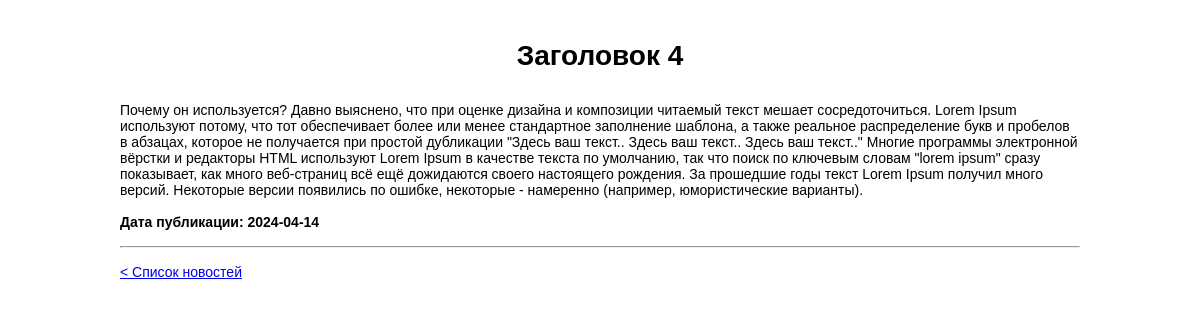
/reviews/4, run on an earlier commit of the app's database.
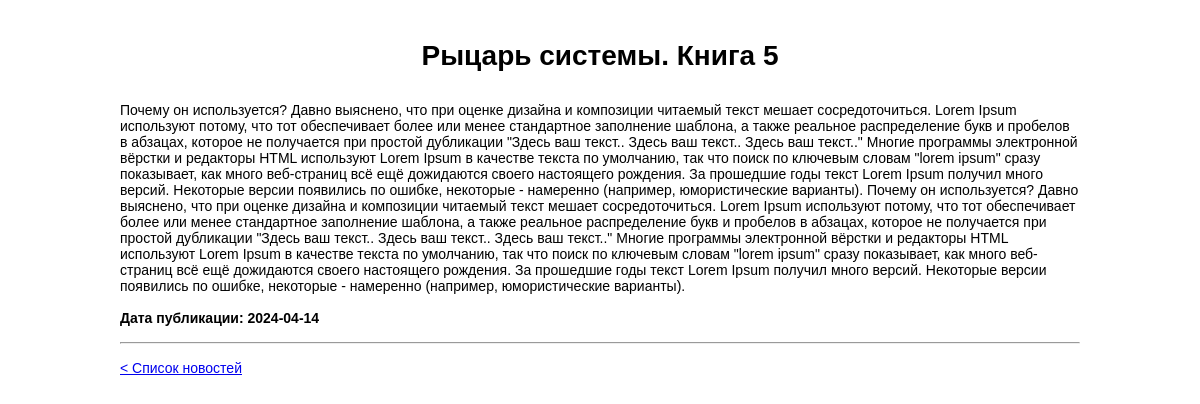
And on a later commit of the database.
### models.py (models this page shows)
class Review(db.Model):
    __tablename__ = 'reviews'
    id = db.Column(db.Integer, primary_key=True)
    title = db.Column(db.String(100), nullable=False)
    content = db.Column(db.Text, nullable=False)
    date = db.Column(db.Date, nullable=False)
    user_id = db.Column(db.Integer, db.ForeignKey('users.id'), nullable=False)

### app.py (the view)
@app.route('/reviews/<int:review_id>')
def get_post(review_id):
    review = Review.query.get_or_404(review_id)
    return render_template('single-review.html', review=review)

### templates/single-review.html (shortened to what this page needs)
{% extends "base.html" %}
{% block content %}
    <h1>{{ review.title }}</h1>
    <div>{{ review.content }}</div>
    <br>
    <div><b>Дата публикации: {{ review.date }}</b></div>
    <br>
    <hr>
    <br>
    <a href="/">< Список новостей</a>
    <br>
    <br>
    <br>
{% endblock %}

What changed in the data, as far as the page shows it:
changed Review: title "Заголовок 4" → "Рыцарь системы. Книга 5"; content "…намеренно (например, юмористические варианты)." → "…намеренно (например, юмористические варианты). Почему он используется? Давно выяснено, что при оценке дизайна и композиции читаемый текст мешает сосредоточиться. Lorem Ipsum используют потому, что тот обеспечивает более или менее стандартное заполнение шаблона, а также реальное распределение букв и пробелов в абзацах, которое не получается при простой дубликации \"Здесь ваш текст.. Здесь ваш текст.. Здесь ваш текст..\" Многие программы электронной вёрстки и редакторы HTML используют Lorem Ipsum в качестве текста по умолчанию, так что поиск по ключевым словам \"lorem ipsum\" сразу показывает, как много веб-страниц всё ещё дожидаются своего настоящего рождения. За прошедшие годы текст Lorem…"
